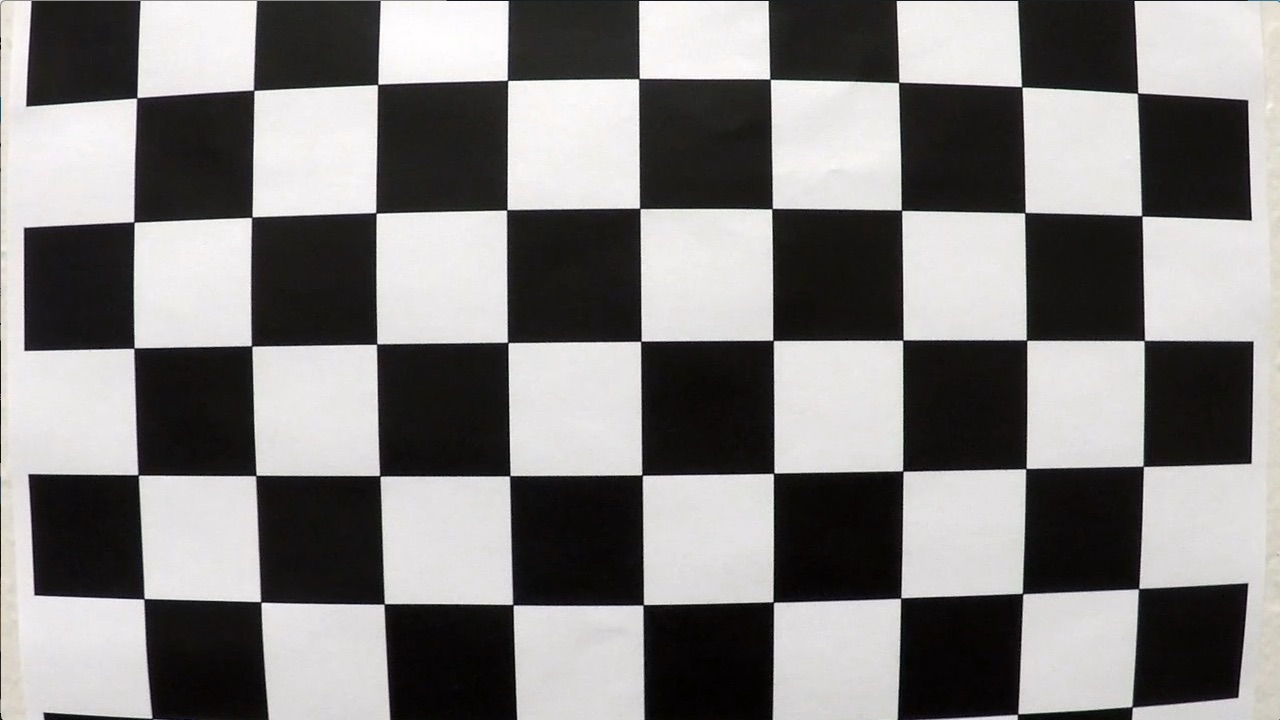
#> input picture camera_cal/calibration1.jpg, 1280 x 720 px
$ python -i helper.py   (imports and definitions only)
#> lines starting #> are read from the running program, lines starting #| are printed output that depends on the picture; after the words box and inside, x2 and y2 are one past the last pixel; in counts of white or black regions, pixels touching at a corner belong together
#> further down, picture is the input picture: shape (720, 1280, 3); mean B, G, R 127.8, 128.4, 130.1
import math
import matplotlib.pyplot as plt
import matplotlib.image as mpimg
import numpy as np
import cv2

def grayscale(img):
    """Applies the Grayscale transform
    This will return an image with only one color channel
    but NOTE: to see the returned image as grayscale
    you should call plt.imshow(gray, cmap='gray')"""
    return cv2.cvtColor(img, cv2.COLOR_RGB2GRAY)
    # Or use BGR2GRAY if you read an image with cv2.imread()
    # return cv2.cvtColor(img, cv2.COLOR_BGR2GRAY)

def canny(img, low_threshold, high_threshold):
    """Applies the Canny transform"""
    return cv2.Canny(img, low_threshold, high_threshold)

def gaussian_blur(img, kernel_size):
    """Applies a Gaussian Noise kernel"""
    return cv2.GaussianBlur(img, (kernel_size, kernel_size), 0)

def region_of_interest(img, vertices):
    """
    Applies an image mask.

    Only keeps the region of the image defined by the polygon
    formed from `vertices`. The rest of the image is set to black.
    """
    #defining a blank mask to start with
    mask = np.zeros_like(img)

    #defining a 3 channel or 1 channel color to fill the mask with depending on the input image
    if len(img.shape) > 2:
        channel_count = img.shape[2]  # i.e. 3 or 4 depending on your image
        ignore_mask_color = (255,) * channel_count
    else:
        ignore_mask_color = 255

    #filling pixels inside the polygon defined by "vertices" with the fill color
    cv2.fillPoly(mask, vertices, ignore_mask_color)

    #returning the image only where mask pixels are nonzero
    masked_image = cv2.bitwise_and(img, mask)
    return masked_image


def draw_lines(img, lines, numColorLines, color=[255, 0, 0], thickness=15):
    """
    NOTE: this is the function you might want to use as a starting point once you want to
    average/extrapolate the line segments you detect to map out the full
    extent of the lane (going from the result shown in raw-lines-example.mp4
    to that shown in P1_example.mp4).

    Think about things like separating line segments by their
    slope ((y2-y1)/(x2-x1)) to decide which segments are part of the left
    line vs. the right line.  Then, you can average the position of each of
    the lines and extrapolate to the top and bottom of the lane.

    This function draws `lines` with `color` and `thickness`.
    Lines are drawn on the image inplace (mutates the image).
    If you want to make the lines semi-transparent, think about combining
    this function with the weighted_img() function below
    """

    # img contains the image onto which to draw the lanes
    # lines are the lines making up a potential lane
    # first 'numColorLines' of the lines array have the lines generated from the color information (white and yellow)
    # these will carry higher weight in the processing

    imshape = img.shape

    # will keep track of potential candidates for a lane in Hough Space
    # actual theta ranges in [-pi/2, pi/2],
    # in processing will add pi/2 and keep track of theta in degrees as index between [0, thbound]
    # actual r ranges in [-rbound, rbound], in processing will keep track as index between [0, 2*rbound+1]
    thbound = 181
    rbound = np.maximum(imshape[0],imshape[1])

    # will keep track of key attributes of potential lines, slope, y-intercept, and x-intercept
    slope = np.zeros(shape=(thbound, 2*rbound+1))
    yint = np.zeros(shape=(thbound, 2*rbound+1))
    xint = np.zeros(shape=(thbound, 2*rbound+1))

    # also keep track of how many times a close attribute is repeated, this will increase confidence
    # in the prediction
    numDataPoints = np.zeros(shape=(thbound, 2*rbound+1))

    # keep track of confidence level in the line prediction
    # lines will be recognized as part of a lane if the confidence is above confThreshold
    # several factors will determine the confidence:
    # - line being close to white or yellow
    # - many lines with the same slope and y-int
    # - theta close to value at which we expect to see a lane
    conf = np.ones(shape=(thbound, 2*rbound+1))
    confThreshold = 100

    # start processing lines
    # to avoid errors will process almost horizontal and almost vertical lines separately
    count = 0
    weight = 1
    if lines is not None:
        for line in lines:
            for x1,y1,x2,y2 in line:
                if (np.abs(y2-y1) < 0.01):
                    m = 0
                    b = y1
                    th = 90
                    xi = np.Inf
                    r = b
                elif (np.abs(x2-x1) < 0.01):
                    m = np.Inf
                    b = np.Inf
                    th = 0
                    xi = x1
                    r = np.Inf
                else:
                    m = (y2-y1)/(x2-x1)
                    b = -m*x1+y1
                    xi = (imshape[0]-b)/m
                    th = int(round((np.arctan(-1/m)*(180/np.pi))))
                    r = b*np.sin(th)

                if not np.isinf(r) and r > -rbound and r < rbound:
                    # if theta is within range update characteristics of the line and the confidence level
                    # based on the weight
                    # if the line was obtained based on yellow or white color update the weight which will
                    # be multiplied by the length, i.e. long white or yellow lines carry a lot of weight

                    th = th + 90
                    r = int(round(r))+rbound
                    weight = 1

                    if count < numColorLines:
                        weight = weight + 1

                    # update the weight based on the angle, the more 'flat' the line the less likely it is a lane
                    weight = weight + (th - 30)*(150-th)/1000

                    # if outside of visible area, put weight = 0
                    if (xi >= imshape[1]):
                        weight = 0
                    if (xi < 0):
                        weight = 0

                    # update confidence and line attributes based on the latest processed line
                    conf[th][r] = conf[th][r] + weight*((x2-x1)*(x2-x1)+(y2-y1)*(y2-y1))
                    slope[th][r] = slope[th][r] + m
                    yint[th][r] = yint[th][r] + b
                    xint[th][r] = xint[th][r] + xi
                    numDataPoints[th][r] = numDataPoints[th][r] + 1
                count = count + 1

        # filter lines with low confidence threshold
        relevantAnglesUns = zip(*np.where(conf >= confThreshold))


        # average close lines
        # sort in increasing angle order and loop through the angles averaging out nearby angles and r values
        # for angles a weighted average is calculated so that low confidence angles have less weight
        relevantAngles = sorted(relevantAnglesUns, key=lambda x: x[0])
        # keep track of previous angle and r: pind1 and pind2
        pind1 = -10
        pind2 = -10
        anCount = 1
        angleSum = 0
        yintSum = 0
        slopeSum = 0
        count = 0
        finishedProcessing = False
        for ind1,ind2 in relevantAngles:
                yint[ind1][ind2] = yint[ind1][ind2]/numDataPoints[ind1][ind2]
                slope[ind1][ind2] = slope[ind1][ind2]/numDataPoints[ind1][ind2]
                count = count + 1
                # if first run through, initialize the first angle weighted by confidence
                if (count == 1):
                    angleSum = ind1*conf[ind1][ind2]
                    yintSum = yint[ind1][ind2]*conf[ind1][ind2]
                    slopeSum = slope[ind1][ind2]*conf[ind1][ind2]
                    finishedProcessing = True
                    pind1 = ind1
                    pind2 = ind2
                # otherwise check if within range of the previous angle and update weighted angleSum and other
                # attributes, if not within range will finish processing by renormalizing the attributes
                else:
                    if (np.abs(ind1-pind1) < 3) and (np.abs(ind2-pind2) < 1000):
                        anCount = anCount + 1
                        numDataPoints[pind1][pind2] = numDataPoints[pind1][pind2] + numDataPoints[ind1][ind2]
                        angleSum = angleSum + ind1*conf[ind1][ind2]
                        slopeSum = slopeSum + slope[ind1][ind2]*conf[ind1][ind2]
                        yintSum = yintSum + yint[ind1][ind2]*conf[ind1][ind2]

                        xint[pind1][pind2] = xint[pind1][pind2] + xint[ind1][ind2]
                        conf[pind1][pind2] = conf[pind1][pind2] + conf[ind1][ind2]
                        conf[ind1][ind2] = 0
                    else:
                        finishedProcessing = False

                if (count == len(relevantAngles)) or (not finishedProcessing):
                        avgAngle = int(round(angleSum/conf[pind1][pind2]))
                        slope[avgAngle][pind2] = slopeSum/conf[pind1][pind2]
                        numDataPoints[avgAngle][pind2] = numDataPoints[pind1][pind2]
                        yint[avgAngle][pind2] = yintSum/conf[pind1][pind2]
                        xint[avgAngle][pind2] = xint[pind1][pind2]/numDataPoints[pind1][pind2]
                        conf[avgAngle][pind2] = conf[pind1][pind2]
                        if (avgAngle != pind1):
                            conf[pind1,pind2] = 0
                        finishedProcessing = True
                        pind1 = ind1
                        pind2 = ind2
                        angleSum = ind1*conf[ind1][ind2]
                        yintSum = yint[ind1][ind2]*conf[ind1][ind2]
                        slopeSum = slope[ind1][ind2]*conf[ind1][ind2]

        # get the updated relevant angles based on the averaging in the previous step
        relevantAngles = zip(*np.where(conf >= confThreshold))

        # now get the two different facing lines with highest confidence value
        angle1 = 181
        intercept1 = -1
        angle2 = -1
        intercept2 = -1
        conf1 = -1
        conf2 = -1

        for ind1,ind2 in relevantAngles:
            #print(ind1, ind2, conf[ind1][ind2] )
            if (ind1 <= 90) and (conf[ind1][ind2] > conf1):
                angle1 = ind1
                intercept1 = ind2
                conf1 = conf[ind1][ind2]
            if (ind1 >= 90) and (conf[ind1][ind2] > conf2):
                angle2 = ind1
                intercept2 = ind2
                conf2 = conf[ind1][ind2]
        relevantAngles = zip(*np.where(conf >= confThreshold))

        # finally draw the two lines
        pts = []
        for ind1,ind2 in relevantAngles:
            if (ind1 == angle1 and ind2 == intercept1) or (ind1 == angle2 and ind2 == intercept2):
                m = slope[ind1][ind2]
                b = yint[ind1][ind2]
                if not np.isinf(m) and not np.isinf(b):
                    if np.abs(m) > 0.01:
                        pts.append([int(round((imshape[0]-b)/m)), imshape[0]])
                        pts.append([int(round((0.7*imshape[0]-b)/m)), int(round(0.7*imshape[0]))])
        if len(pts) == 4:
            cv2.fillConvexPoly(img, cv2.convexHull(np.int_(pts)), (0,255, 0))

def hough_lines(img, colormask, rho, theta, threshold, min_line_len, max_line_gap):
    """
    `img` should be the output of a Canny transform.

    Returns an image with hough lines drawn.
    """
    lines = cv2.HoughLinesP(img, rho, theta, threshold, np.array([]), minLineLength=min_line_len, maxLineGap=max_line_gap)
    colorLines = cv2.HoughLinesP(colormask, rho, theta, threshold, np.array([]), minLineLength=min_line_len, maxLineGap=max_line_gap)
    np.append(colorLines,lines)
    line_img = np.zeros((img.shape[0], img.shape[1], 3), dtype=np.uint8)
    if colorLines is not None:
        draw_lines(line_img, lines, len(colorLines))
    else:
        draw_lines(line_img, lines, 0)
    return line_img

# Python 3 has support for cool math symbols.

def weighted_img(img, initial_img, α=0.8, β=1., λ=0.):
    """
    `img` is the output of the hough_lines(), An image with lines drawn on it.
    Should be a blank image (all black) with lines drawn on it.

    `initial_img` should be the image before any processing.

    The result image is computed as follows:

    initial_img * α + img * β + λ
    NOTE: initial_img and img must be the same shape!
    """
    return cv2.addWeighted(initial_img, α, img, β, λ)

def process_img(image):
    # define a rough region where we expect the lines
    imshape = image.shape
    # select the region from about 2/3 of the full height, this should be the most reliable region
    # to make it more robust do not assume anything else about the region
    vertices = np.array([[(200,2*imshape[0]/2),(0,imshape[0]), (imshape[1],imshape[0]), (imshape[1]-200, 2*imshape[0]/2)]], dtype=np.int32)

    # will pick edges using both color and grayscale
    # the code in hough_lines will use both edges with higher weight given to lines identified through color
    color_threshold = 150
    imageHSV = cv2.cvtColor(image, cv2.COLOR_BGR2HSV)
#> imageHSV: shape (720, 1280, 3); mean H, S, V 82.1, 23, 130.3
    yellowMask = cv2.inRange(imageHSV, np.array([10, 0, 0]), np.array([50, 255, 255]))
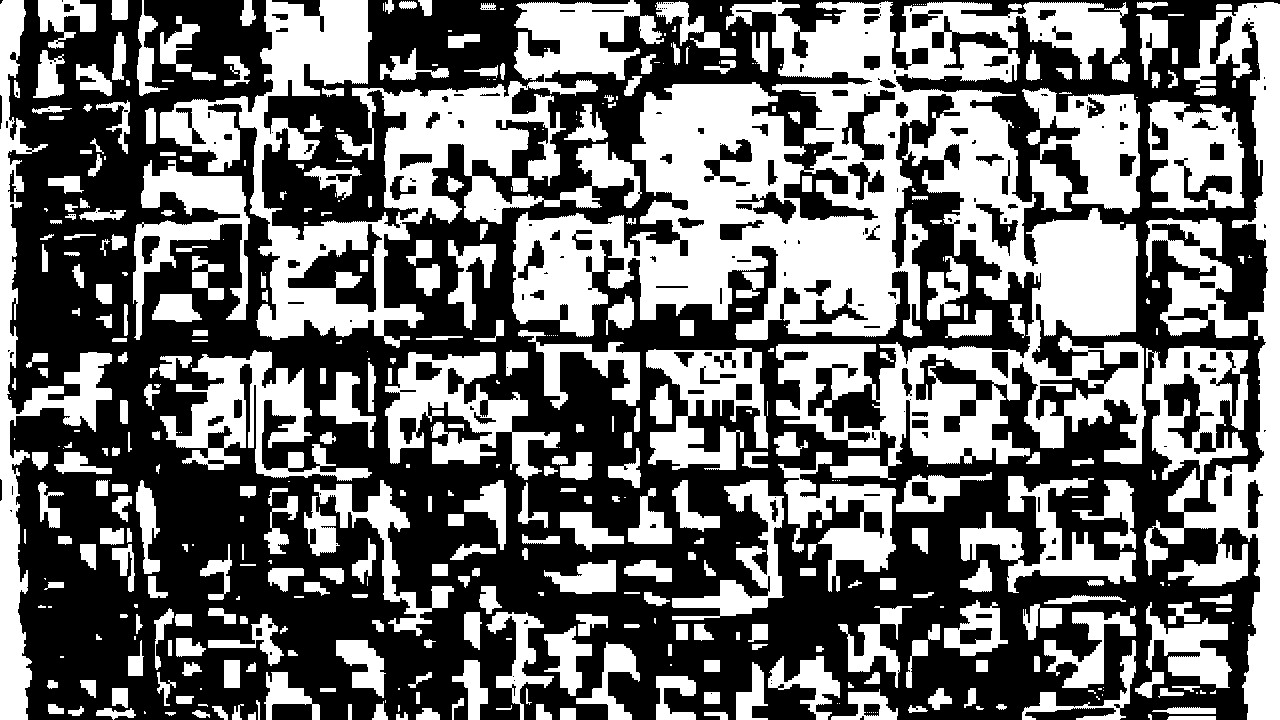
#> yellowMask: shape (720, 1280); 44% white; 475 white regions (142 under 20 px), largest, box (x1, y1, x2, y2) and area: (512, 0, 1146, 480) 124247, (160, 0, 664, 348) 51295, (1144, 2, 1280, 720) 38548

    whiteMask = cv2.inRange(image, np.array([200, 200, 200]), np.array([255,255,255]))
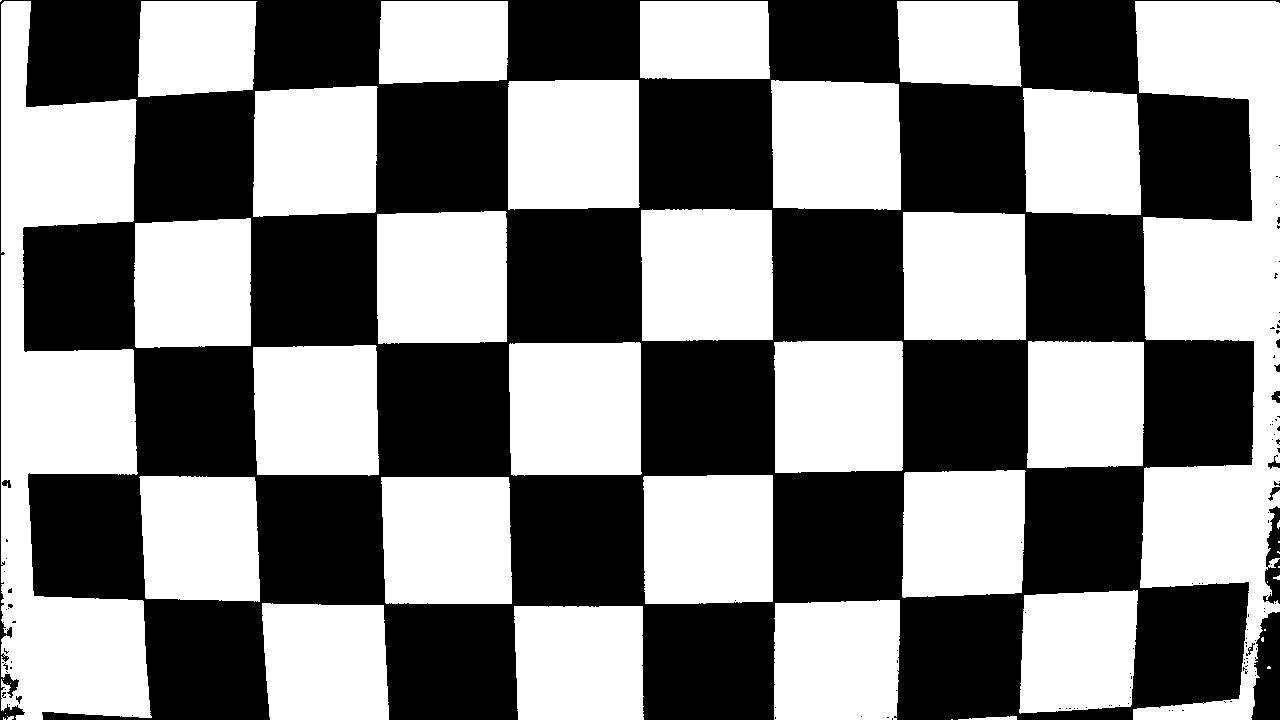
#> whiteMask: shape (720, 1280); 50.5% white; 113 black regions (102 under 20 px), largest, box (x1, y1, x2, y2) and area: (0, 0, 1280, 720) 451836, (1251, 612, 1280, 720) 2423, (1263, 506, 1280, 604) 963
    mask = yellowMask | whiteMask
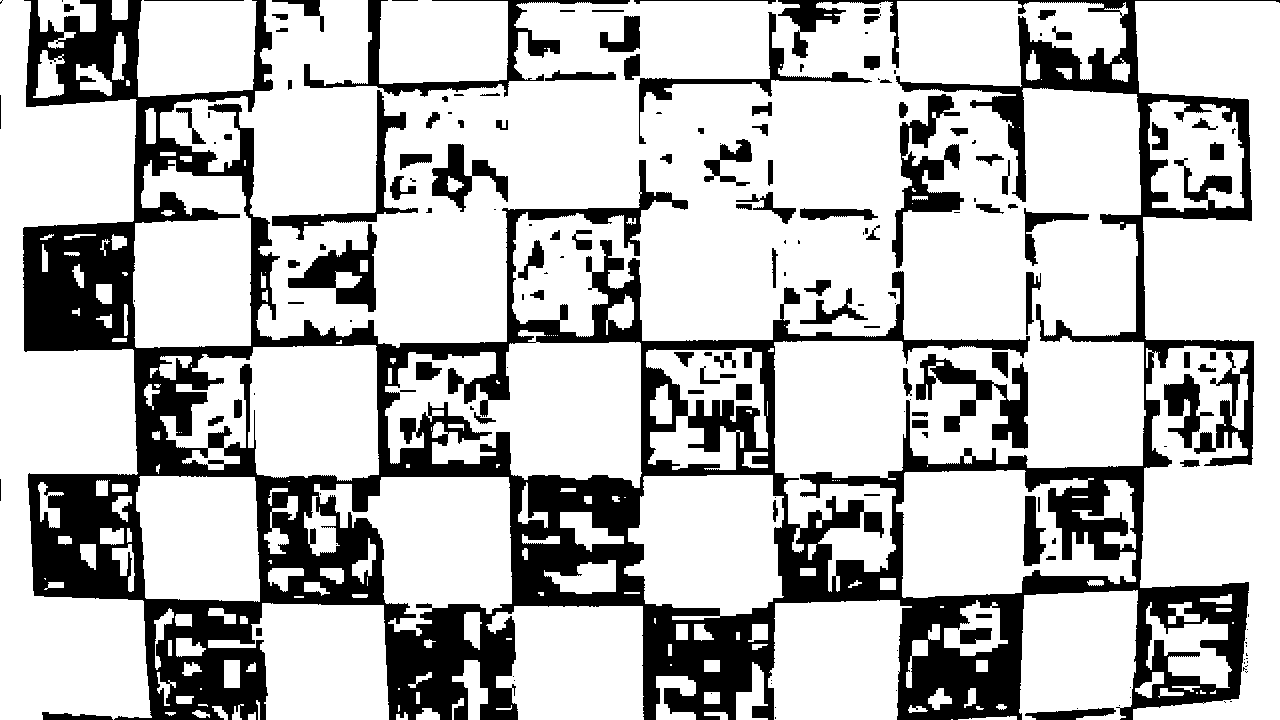
#> mask: shape (720, 1280); 73.9% white; 178 black regions (72 under 20 px), largest, box (x1, y1, x2, y2) and area: (23, 0, 1280, 720) 199416, (304, 0, 630, 97) 4342, (892, 94, 964, 268) 4082
    updated_color_region = region_of_interest(mask, vertices)

    # Smooth and detect edges obtained from color image using Canny
    kernel_size = 5
    updated_color_region = gaussian_blur(updated_color_region, kernel_size)
    low_threshold = 30
    high_threshold = 60
    edgesC = canny(updated_color_region, low_threshold, high_threshold)


    # Smooth and detect edges obtained from grayscale using Canny
    gray = grayscale(image)
    kernel_size = 5
    blur_gray = gaussian_blur(gray, kernel_size)
    low_threshold = 50
    high_threshold = 100
    edges = canny(blur_gray, low_threshold, high_threshold)
#> call 2 of canny, with low_threshold = 50, high_threshold = 100
#> in canny (call 2), `return cv2.Canny(img, low_threshold, high_threshold)`:
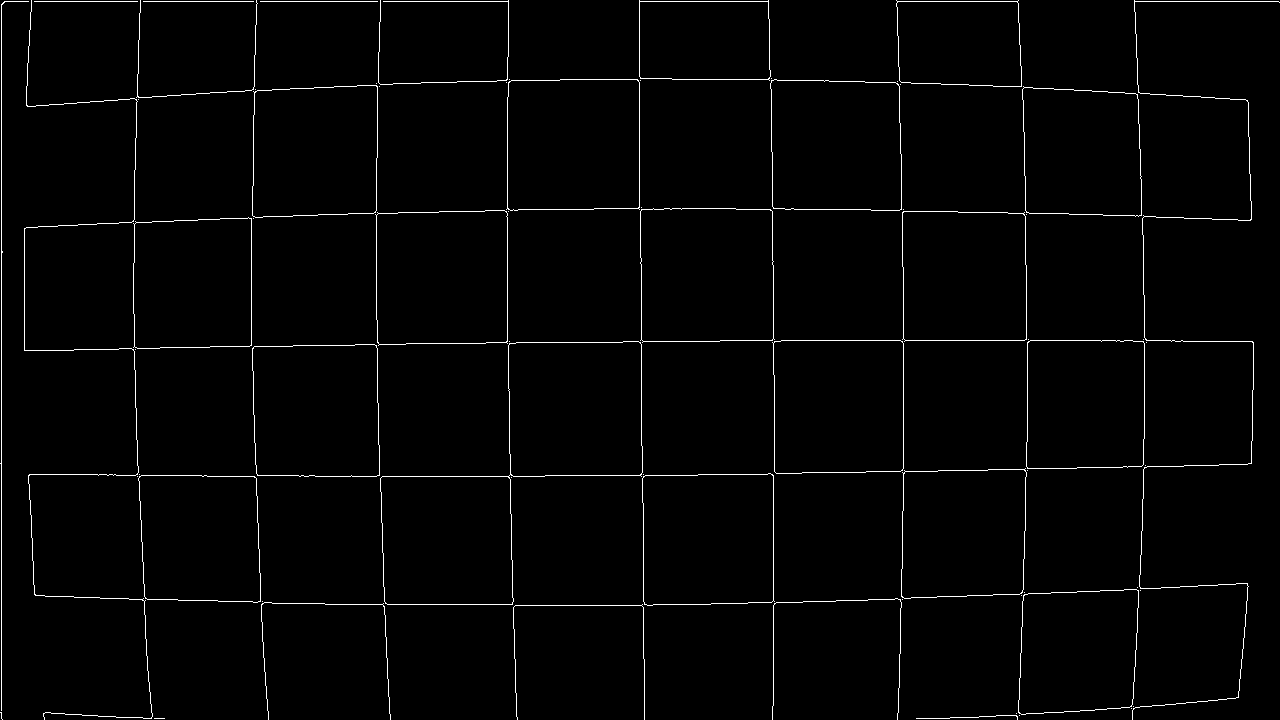
#> returned value: shape (720, 1280); 1.7% white in thin lines or dots

    # select the region of interest
    updated_region = region_of_interest(edges, vertices)
    updated_color_region = region_of_interest(edgesC, vertices)

    # Define the Hough transform parameters
    rho = 1 # distance resolution in pixels of the Hough grid
    theta = np.pi/180 # angular resolution in radians of the Hough grid
    threshold = 30     # minimum number of votes (intersections in Hough grid cell)
    min_line_len = 7 #minimum number of pixels making up a line
    max_line_gap = 3   # maximum gap in pixels between connectable line segments
    line_image = np.copy(image)*0 # creating a blank to draw lines on
#> line_image: shape (720, 1280, 3); every value is 0

    # Run Hough on edge detected images, here the function takes both grayscale
    # and color image and will combine the obtained lines
    image_with_lines = hough_lines(updated_region, updated_color_region, rho, theta, threshold, min_line_len, max_line_gap)
#> in hough_lines, `lines = cv2.HoughLinesP(img, rho, theta, threshold, np.array([]), minL..`: lines = None

    final_image = weighted_img(image_with_lines, image, α=1, β=0.3, λ=0.)

    return final_image

>>> import cv2
>>> picture = cv2.imread('camera_cal/calibration1.jpg')
>>> result = process_img(picture)
